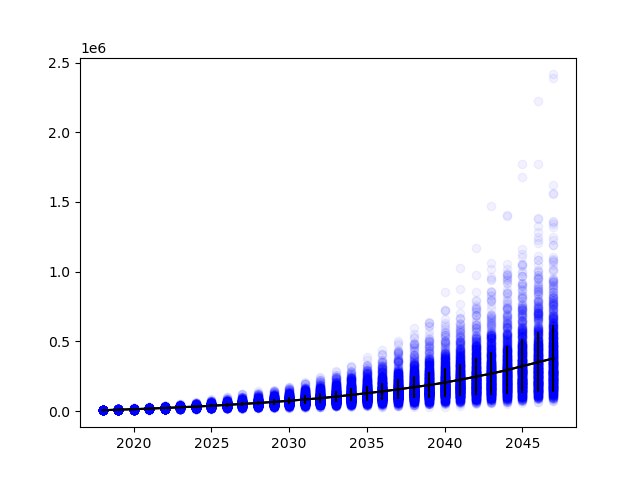

Here is the Python script that generated this plot:
"""
The percentage yield on an investment has a Gaussian distribution with mean
of 8% and standard deviation (SD) of 15%. (A yield of 8% would mean the amount
of money increases by a factor of 1.08 in a year.
A yield of -8% would mean multiplying by 0.92 instead.)

Suppose that you put $3000 into a retirement account investing in this item on
January 1st of every year, starting in 2018. What is the mean amount of money
you will have in the account on Dec 31, 2047?

Show a plot of the distribution of the amount of money on that date for
1000 trials of the "experiment". What is the SD?
Hand in your code or equivalent documentation.
"""

import matplotlib.pyplot as plt
import numpy as np
import random

trials = np.array(range(1000))
years = np.array(range(2018, 2048))
values = np.zeros((len(trials), len(years)))

for i, trial in enumerate(trials):
    current_value = 3000
    for j, year in enumerate(years):
        yld = random.gauss(mu=0.08, sigma=0.15)  # yield for this year
        current_value = 3000 + (1+yld) * current_value
        values[i, j] = current_value
    plt.scatter(years, values[i], alpha=0.05, c='b')
averages = np.mean(values, axis=0)
stds = np.std(values, axis=0)
plt.plot(years, averages, c='k')
plt.errorbar(years, averages, stds, c='k')
plt.savefig("q4_a.png")

print("Value Dec 31, 2047:", averages[-1])
print("Standard deviation:", stds[-1])
